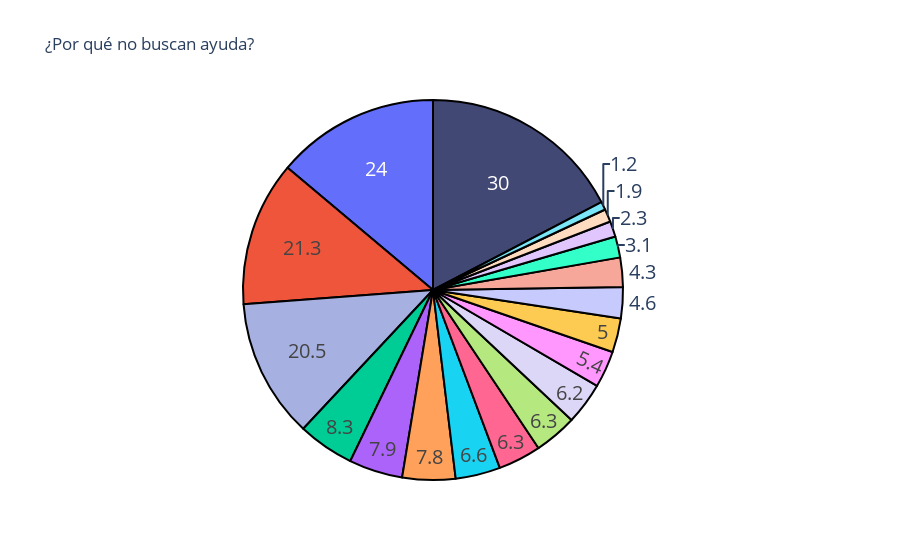

Write notebook code for a chart like this one.
### Code cell
# Abajo están las legends de cada color, o si lo prefiere también, hacerle saber que el gráfico es interactivo.
colors = ['#424874', '#a6b1e1', '#dcd6f7']
fig = go.Figure(data=[go.Pie(labels=df5.index, values=df5["12-25 años"]["%"])])
fig.update_traces(hoverinfo='label+percent', textinfo='value', textfont_size=20,
                  marker=dict(colors=colors, line=dict(color='#000000', width=2)))

fig.update(layout_title_text="¿Por qué no buscan ayuda?",
           layout_showlegend=False)
fig.update_layout(legend=dict(x=0, y=0))
fig.show()

### Figure 1 — Plotly figure (JSON) as saved in the notebook; plotly's stock layout.template omitted (floating-point values rounded to 4 significant figures)
{"data": [{"hoverinfo": "label+percent", "labels": ["Pensó que no tenía un problema", "Pensó que podría resolverlo solo", "Creyó que el tratamiento no le ayudaría", "No sabe a dónde acudir", "No acudió por vergüenza", "Los centros de tratamiento le quedan lejos de su lugar de residencia", "No cuenta con suficientes recursos económicos", "Su seguro médico no cubre este tratamiento", "El problema se acabó solo", "Pensó que el problema mejoraría solo", "Le preocupa  lo que la gente piense de usted", "Pensó que le tomaría mucfto tiempo", "No podía conseguir una cita", "No deseaba ser internado en contra de su voluntad", "No estaba satisfecfto con los servicios disponibles", "Había recibido tratamiento antes y no ftabía funcionado", "El problema no le molesta mucfto", "Le resulta difícil llegar al sitio donde lo atenderán", "Cualquier otra"], "marker": {"colors": ["#424874", "#a6b1e1", "#dcd6f7"], "line": {"color": "#000000", "width": 2}}, "textfont": {"size": 20}, "textinfo": "value", "type": "pie", "values": ["30.0", "20.5", "6.2", "8.3", "5.0", "7.8", "6.3", "4.6", "21.3", "24.0", "4.3", "6.3", "2.3", "7.9", "5.4", "1.2", "6.6", "3.1", "1.9"]}], "layout": {"legend": {"x": 0, "y": 0}, "showlegend": false, "title": {"text": "¿Por qué no buscan ayuda?"}}}
